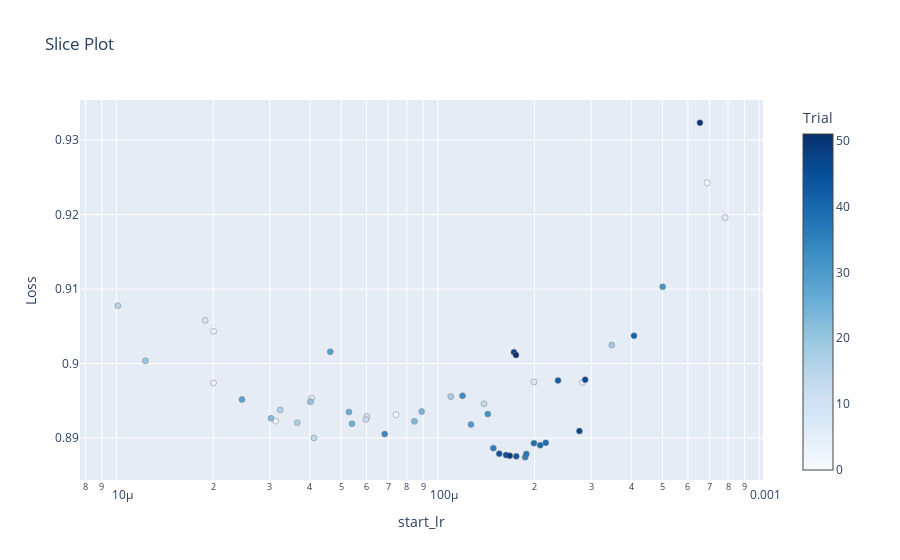

The cell this chart's notebook holds for it:
### Code cell
optuna.visualization.plot_slice(load_study,params=["start_lr"], target_name='Loss')
